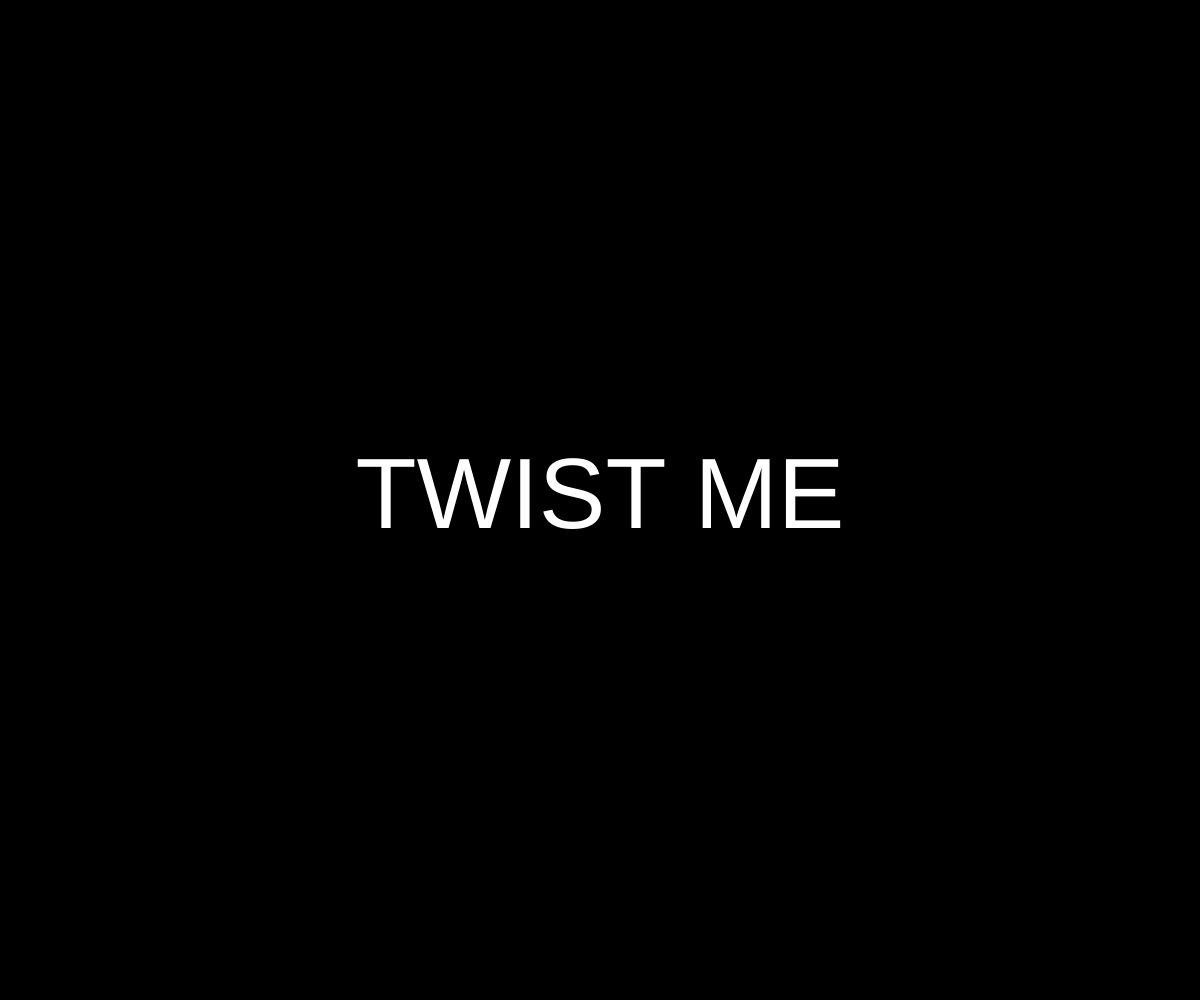
Frame 1 (no input)
Frame 60 (no input): identical to frame 1, image omitted
Frame 120 (the mouse pressed at the canvas centre since frame 60): identical to frame 1, image omitted

The p5.js sketch that drew this single still picture (run headless with seeded random() and noise() and a simulated clock; from frame 60 on, the mouse is pressed at the canvas centre):

// p5.js sketch
// ── sketch.js
let angle = 0;
let delta = 0;
let backgroundColor = 0;
let circleSize;
let textSizeValue;

function setup() {
  createCanvas(windowWidth, windowHeight);
  textAlign(CENTER, CENTER);
  textSizeValue = min(width, height) * 0.1;
  textSize(textSizeValue);
  circleSize = min(width, height) * 0.7;
}

function draw() {
  background(backgroundColor);
  translate(width / 2, height / 2);

  if (delta !== 0) {
    angle += delta;
    backgroundColor = map(angle, -PI, PI, 0, 255);
  }

  rotate(angle);
  
  fill(0);
  ellipse(0, 0, circleSize, circleSize);
  
  fill(255);
  text("TWIST ME", 0, 0);
}

function mouseWheel(event) {
  let delta = event.delta;
  angle += delta / 500;
  backgroundColor = map(angle, -PI, PI, 0, 255);
}

function windowResized() {
  resizeCanvas(windowWidth, windowHeight);
  textSizeValue = min(width, height) * 0.1;
  textSize(textSizeValue);
  circleSize = min(width, height) * 0.7;
}

function setupCursor() {
  if (dist(mouseX, mouseY, width / 2, height / 2) <= circleSize / 2) {
    cursor('row-resize');
  } else {
    cursor(ARROW);
  }
}

function draw() {
  background(backgroundColor);
  translate(width / 2, height / 2);

  if (delta !== 0) {
    angle += delta;
    backgroundColor = map(angle, -PI, PI, 0, 255);
  }

  rotate(angle);
  
  fill(0);
  ellipse(0, 0, circleSize, circleSize);
  
  fill(255);
  text("TWIST ME", 0, 0);
  setupCursor();
}
